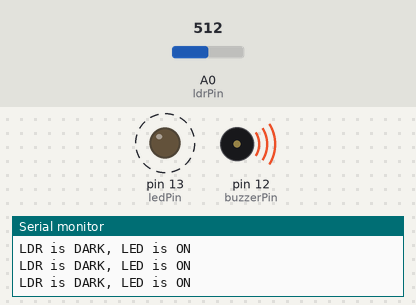
A sketch run on a simulated Arduino Uno, built with avr-gcc and run on an emulated ATmega328P. On the bench: output pins drawn as LEDs (lit = HIGH), buzzer (waves = sounding), the last lines printed to the serial monitor. Dashed ring = blinking. The test bench sets the inputs (shaded band); at power-on: A0 (ldrPin) = 512.

Above: at 1.2 s.
1.3 s: A0 (ldrPin) set to 308
4.3 s: A0 (ldrPin) set to 290
At 5.5 s:
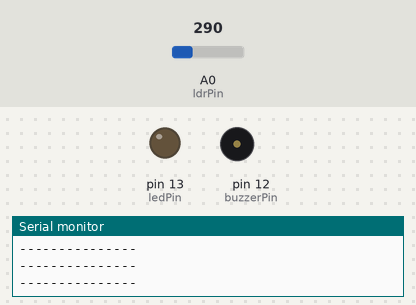
5.8 s: A0 (ldrPin) set to 306
At 6.05 s:
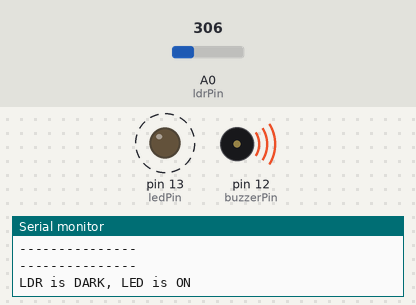
8.8 s: A0 (ldrPin) set to 122
At 9.5 s:
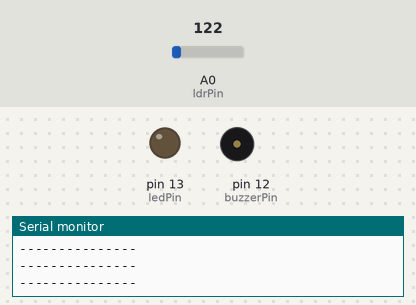
10.3 s: A0 (ldrPin) set to 310
At 10.55 s:
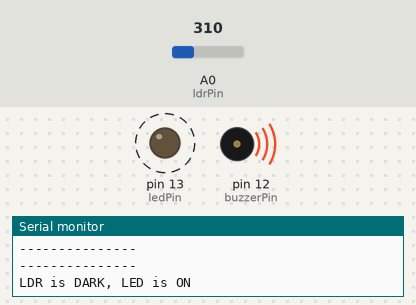
Timing chart, 0 to 14.3 s (numbered marks = the images above; inputs shaded):
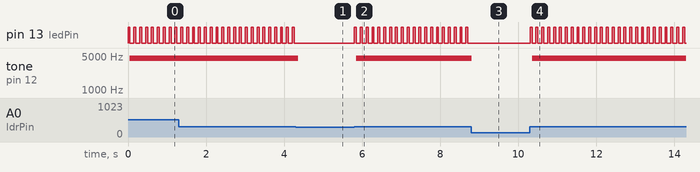

The sketch:

sketch_oct26a.ino
```cpp
const int ledPin = 13;

const int ldrPin = A0;

const int buzzerPin = 12;
void setup() {

Serial.begin(9600);


pinMode(buzzerPin, OUTPUT);

pinMode(ledPin, OUTPUT);

pinMode(ldrPin, INPUT);

}

void loop() {

int ldrStatus = analogRead(ldrPin);

if (ldrStatus >=300) {

digitalWrite(ledPin, HIGH);
delay(50);
digitalWrite(ledPin, LOW);
tone(buzzerPin,4500);
delay(100);

Serial.println("LDR is DARK, LED is ON");

}

else {

digitalWrite(ledPin, LOW);
noTone(buzzerPin);
Serial.println("---------------");

}

}
```

Measured:
- the behaviour switches between 300 and 299 on A0 (ldrPin) (found by bisection; images 0 and 1)
- after the input at 4.3 s, pin 13 (ledPin): stops changing and stays LOW; tone on pin 12 (buzzerPin): 4500 Hz → silent after 0.06 s
- after the input at 5.8 s, pin 13 (ledPin): alternates HIGH for 0.05 s and LOW for 0.10 s, starting at once; tone on pin 12 (buzzerPin): silent → 4500 Hz after 0.05 s
- after the input at 8.8 s, pin 13 (ledPin): stops changing and stays LOW; tone on pin 12 (buzzerPin): 4500 Hz → silent at once
- after the input at 10.3 s, pin 13 (ledPin): alternates HIGH for 0.05 s and LOW for 0.10 s, starting at once; tone on pin 12 (buzzerPin): silent → 4500 Hz after 0.05 s
- by itself, pin 13 (ledPin): alternates HIGH for 0.05 s and LOW for 0.10 s
